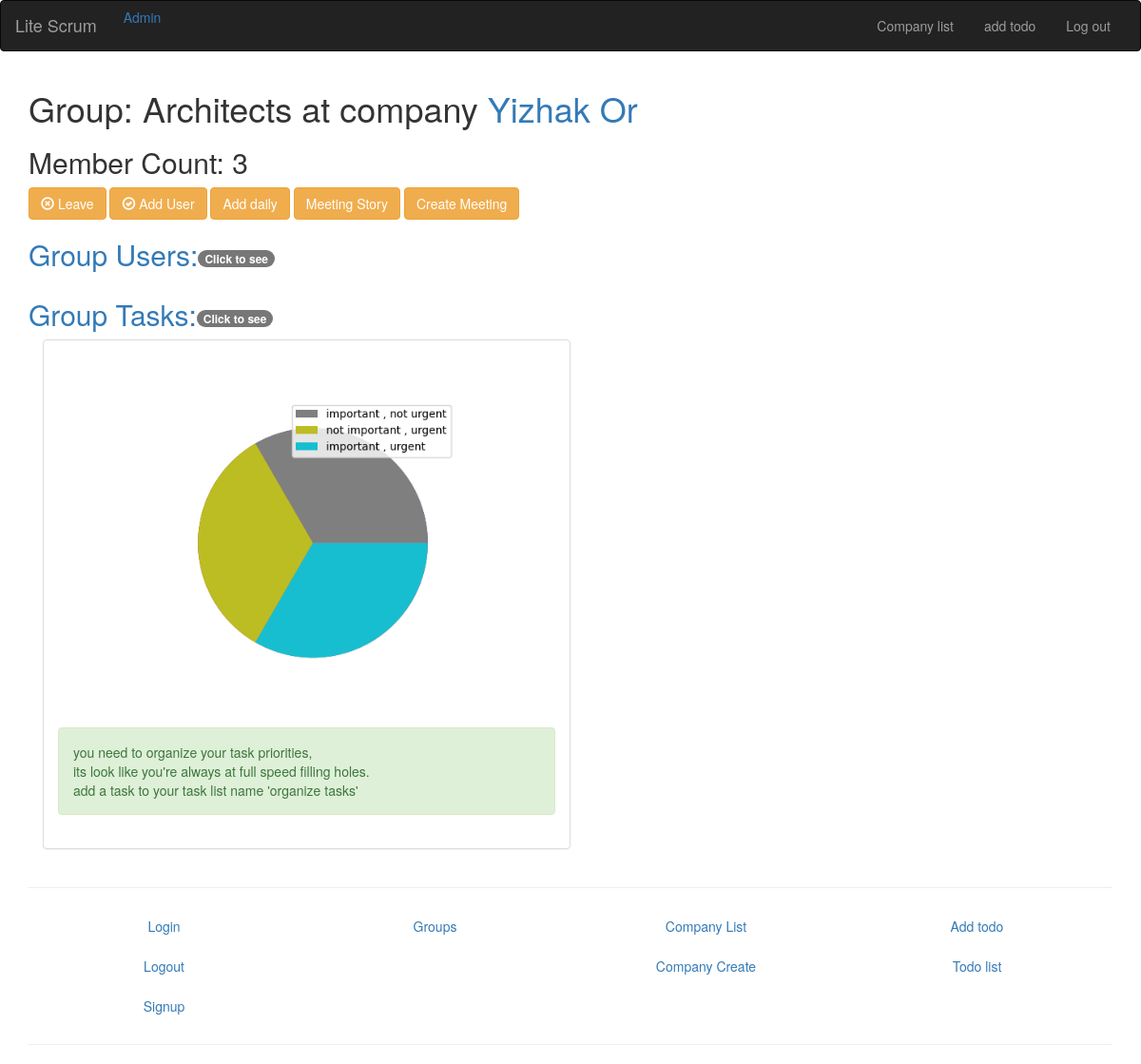
Screenshot of /groups/architects/ (signed in) with the database file from the repository.
### groups/models.py (models this page shows, shortened)
class Group(models.Model):
    name = models.CharField(max_length=255, unique=True)
    slug = models.SlugField(allow_unicode=True, unique=True)
    description = models.TextField(blank=True, default='')
    description_html = models.TextField(editable=False, default='', blank=True)
    members = models.ManyToManyField(User,through="GroupMember")
    company = models.ForeignKey(Company, related_name="groupcompany")
    class Meta:
        unique_together= ('name', 'company')
        ordering = ('name')
    class Meta:
        ordering = ["name"]

### company/models.py (models this page shows, shortened)
class Company(models.Model):
    name = models.CharField(max_length=40, unique=True)
    class Meta:
        ordering = ['name']
        unique_together = ('name',)

### groups/views.py (the view)
# urls.py: url(r"^(?P<slug>[-\w]+)/$",views.SingleGroup.as_view(),name="single"),
class SingleGroup(generic.DetailView):
    model = Group
    def get_context_data(self, **kwargs):
        context = super().get_context_data(**kwargs)
        user = self.request.user.username
        group =get_object_or_404(Group, slug=self.kwargs['slug'])
        ans, graph, analyse = uriles.create_covey_graph(group.pk)
        context['covey_analyse'] = analyse
        context['covey_graph'] = graph
        return context

### utiles/utiles.py (called while the page is built)
def analayes_covey_data(data):
    ans = "start handling tasks"
    data.sort( key=lambda x: x[1])
    if (data[-1][0] == 'important , urgent'):
        ans= "you need to organize your task priorities,\n" \
             "its look like you're always at full speed filling holes.\n" \
             "add a task to your task list name 'organize tasks'"
    if(data[-1][1] == 'not important , not urgent'):
        ans = "You need to start working and prioritize your task and handle them."
    return ans

### groups/templates/groups/group_detail.html (shortened to what this page needs)
{% extends "groups/group_base.html" %}
{% block pre %}
    <h1>Group: {{ group.name }} at company <a
            href="{% url 'company:detail' pk=group.company.pk %}">{{ group.company.name }}</a></h1>
    <h2> Member Count: {{ group.members.count }}</h2>
    {% if user in group.members.all %}
        <a href="{% url 'groups:leave' slug=group.slug %}" class="btn btn-fill btn-warning"><span
                class="glyphicon glyphicon-remove-circle"></span> Leave</a>
        <a href="{% url 'groups:add' slug=group.slug %}" class="btn btn-fill btn-warning"><span
                class="glyphicon glyphicon-ok-circle"></span> Add User</a>
        <a href="{% url 'meeting:createDaily' slug=group.slug %}" class="btn btn-fill btn-warning">Add daily</a>
        <a href="{% url 'meeting:story' slug=group.slug %}" class="btn btn-fill btn-warning">Meeting Story</a>
        <a href="{% url 'meeting:create' slug=group.slug %}" class="btn btn-fill btn-warning">Create Meeting</a>
    {% else %}
        <a href="{% url 'groups:join' slug=group.slug %}" class="btn btn-fill btn-warning"><span
                class="glyphicon glyphicon-ok-circle"></span> Join</a>
    {% endif %}
    <a href="#" data-toggle="collapse" data-target="#users"><h2>Group Users:<span class="badge">Click to see</span>
    </h2></a>
{% endblock %}
{% block cont %}
    {% if group.group.count %}
        <a href="#" data-toggle="collapse" data-target="#tasks"><h2>Group Tasks:<span class="badge">Click to see</span>
    </h2></a>
    {% endif %}
{% endblock %}
{% block post %}
    {% if covey_graph %}
        {% include 'section_start.html' %}
        <img src="{{ MEDIA_URL }}{{ covey_graph }}" alt="covey task graph" class="img-responsive">
        <div class="alert alert-success">{{ covey_analyse | linebreaksbr }}</div>
        {% include 'section_end.html' %}
    {% endif %}
{% endblock %}

### rows the page displays
Group: name "Architects", company.name "Yizhak Or", members.count "3"

### other values shown
{{ covey_analyse | linebreaksbr }} "you need to organize your task priorities, its look like you're always at full speed filling holes. add a task to your task list name 'organize tasks'"
